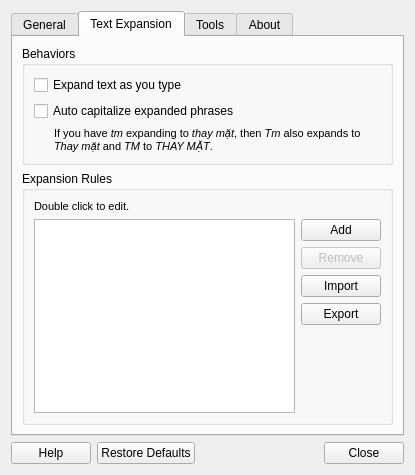
<?xml version="1.0" encoding="UTF-8"?>
<ui version="4.0">
 <class>Form</class>
 <widget class="QWidget" name="Form">
  <property name="geometry">
   <rect>
    <x>0</x>
    <y>0</y>
    <width>415</width>
    <height>471</height>
   </rect>
  </property>
  <property name="windowTitle">
   <string>BoGo Settings</string>
  </property>
  <layout class="QVBoxLayout" name="verticalLayout">
   <item>
    <widget class="QTabWidget" name="aboutPage">
     <property name="sizePolicy">
      <sizepolicy hsizetype="MinimumExpanding" vsizetype="MinimumExpanding">
       <horstretch>0</horstretch>
       <verstretch>0</verstretch>
      </sizepolicy>
     </property>
     <property name="tabPosition">
      <enum>QTabWidget::North</enum>
     </property>
     <property name="tabShape">
      <enum>QTabWidget::Rounded</enum>
     </property>
     <property name="currentIndex">
      <number>1</number>
     </property>
     <property name="usesScrollButtons">
      <bool>true</bool>
     </property>
     <property name="documentMode">
      <bool>false</bool>
     </property>
     <property name="tabsClosable">
      <bool>false</bool>
     </property>
     <property name="movable">
      <bool>false</bool>
     </property>
     <widget class="QWidget" name="generalTab">
      <attribute name="title">
       <string>General</string>
      </attribute>
      <layout class="QVBoxLayout" name="verticalLayout_10">
       <item>
        <layout class="QFormLayout" name="formLayout">
         <item row="0" column="0">
          <widget class="QLabel" name="inputMethodLabel">
           <property name="text">
            <string>Input &amp;Method:</string>
           </property>
           <property name="buddy">
            <cstring>inputMethodComboBox</cstring>
           </property>
          </widget>
         </item>
         <item row="1" column="0">
          <widget class="QLabel" name="outputCharsetLabel">
           <property name="text">
            <string>&amp;Output Charset:</string>
           </property>
           <property name="buddy">
            <cstring>charsetComboBox</cstring>
           </property>
          </widget>
         </item>
         <item row="0" column="1">
          <widget class="QComboBox" name="inputMethodComboBox"/>
         </item>
         <item row="1" column="1">
          <widget class="QComboBox" name="charsetComboBox"/>
         </item>
         <item row="2" column="0">
          <widget class="QLabel" name="enableSpellcheckingLabel">
           <property name="text">
            <string>Skip non-Vietnamese:</string>
           </property>
          </widget>
         </item>
         <item row="2" column="1">
          <widget class="QCheckBox" name="skipNonVNCheckBox"/>
         </item>
        </layout>
       </item>
       <item>
        <spacer name="verticalSpacer_2">
         <property name="orientation">
          <enum>Qt::Vertical</enum>
         </property>
         <property name="sizeHint" stdset="0">
          <size>
           <width>357</width>
           <height>0</height>
          </size>
         </property>
        </spacer>
       </item>
       <item>
        <widget class="Line" name="line">
         <property name="orientation">
          <enum>Qt::Horizontal</enum>
         </property>
        </widget>
       </item>
       <item>
        <layout class="QGridLayout" name="gridLayout">
         <item row="0" column="1">
          <widget class="QComboBox" name="guiLanguageComboBox"/>
         </item>
         <item row="0" column="2">
          <spacer name="horizontalSpacer_2">
           <property name="orientation">
            <enum>Qt::Horizontal</enum>
           </property>
           <property name="sizeHint" stdset="0">
            <size>
             <width>40</width>
             <height>20</height>
            </size>
           </property>
          </spacer>
         </item>
         <item row="0" column="0">
          <widget class="QLabel" name="gUILanguageLabel">
           <property name="text">
            <string>GUI Language:</string>
           </property>
           <property name="buddy">
            <cstring>guiLanguageComboBox</cstring>
           </property>
          </widget>
         </item>
        </layout>
       </item>
      </layout>
     </widget>
     <widget class="QWidget" name="abbrTab">
      <attribute name="title">
       <string>Text Expansion</string>
      </attribute>
      <layout class="QVBoxLayout" name="verticalLayout_5">
       <item>
        <widget class="QGroupBox" name="groupBox_3">
         <property name="title">
          <string>Behaviors</string>
         </property>
         <layout class="QVBoxLayout" name="verticalLayout_6">
          <item>
           <widget class="QCheckBox" name="enableAbbrCheckBox">
            <property name="enabled">
             <bool>true</bool>
            </property>
            <property name="text">
             <string>Expand text as you type</string>
            </property>
           </widget>
          </item>
          <item>
           <widget class="QCheckBox" name="autocapCheckBox">
            <property name="enabled">
             <bool>true</bool>
            </property>
            <property name="text">
             <string>Auto capitalize expanded phrases</string>
            </property>
            <property name="checkable">
             <bool>true</bool>
            </property>
           </widget>
          </item>
          <item>
           <widget class="QLabel" name="label_3">
            <property name="font">
             <font>
              <pointsize>8</pointsize>
             </font>
            </property>
            <property name="text">
             <string>&lt;html&gt;&lt;head/&gt;&lt;body&gt;&lt;p&gt;If you have &lt;span style=&quot; font-style:italic;&quot;&gt;tm&lt;/span&gt; expanding to &lt;span style=&quot; font-style:italic;&quot;&gt;thay mặt&lt;/span&gt;, then &lt;span style=&quot; font-style:italic;&quot;&gt;Tm&lt;/span&gt; also expands to &lt;span style=&quot; font-style:italic;&quot;&gt;Thay mặt&lt;/span&gt; and &lt;span style=&quot; font-style:italic;&quot;&gt;TM&lt;/span&gt; to &lt;span style=&quot; font-style:italic;&quot;&gt;THAY MẶT&lt;/span&gt;.&lt;/p&gt;&lt;/body&gt;&lt;/html&gt;</string>
            </property>
            <property name="wordWrap">
             <bool>true</bool>
            </property>
            <property name="margin">
             <number>0</number>
            </property>
            <property name="indent">
             <number>20</number>
            </property>
           </widget>
          </item>
         </layout>
        </widget>
       </item>
       <item>
        <widget class="QGroupBox" name="ruleEditorGroupBox">
         <property name="enabled">
          <bool>true</bool>
         </property>
         <property name="sizePolicy">
          <sizepolicy hsizetype="MinimumExpanding" vsizetype="Preferred">
           <horstretch>0</horstretch>
           <verstretch>0</verstretch>
          </sizepolicy>
         </property>
         <property name="title">
          <string>Expansion Rules</string>
         </property>
         <layout class="QVBoxLayout" name="verticalLayout_4">
          <item>
           <widget class="QLabel" name="label_4">
            <property name="enabled">
             <bool>true</bool>
            </property>
            <property name="font">
             <font>
              <pointsize>8</pointsize>
             </font>
            </property>
            <property name="text">
             <string>Double click to edit.</string>
            </property>
           </widget>
          </item>
          <item>
           <layout class="QGridLayout" name="gridLayout_2">
            <item row="1" column="4">
             <widget class="QPushButton" name="addButton">
              <property name="sizePolicy">
               <sizepolicy hsizetype="Minimum" vsizetype="Fixed">
                <horstretch>0</horstretch>
                <verstretch>0</verstretch>
               </sizepolicy>
              </property>
              <property name="text">
               <string>Add</string>
              </property>
             </widget>
            </item>
            <item row="4" column="4">
             <widget class="QPushButton" name="exportButton">
              <property name="enabled">
               <bool>true</bool>
              </property>
              <property name="sizePolicy">
               <sizepolicy hsizetype="Minimum" vsizetype="Fixed">
                <horstretch>0</horstretch>
                <verstretch>0</verstretch>
               </sizepolicy>
              </property>
              <property name="text">
               <string>Export</string>
              </property>
             </widget>
            </item>
            <item row="2" column="4">
             <widget class="QPushButton" name="removeButton">
              <property name="enabled">
               <bool>false</bool>
              </property>
              <property name="sizePolicy">
               <sizepolicy hsizetype="Minimum" vsizetype="Fixed">
                <horstretch>0</horstretch>
                <verstretch>0</verstretch>
               </sizepolicy>
              </property>
              <property name="text">
               <string>Remove</string>
              </property>
             </widget>
            </item>
            <item row="3" column="4">
             <widget class="QPushButton" name="importButton">
              <property name="enabled">
               <bool>true</bool>
              </property>
              <property name="sizePolicy">
               <sizepolicy hsizetype="Minimum" vsizetype="Fixed">
                <horstretch>0</horstretch>
                <verstretch>0</verstretch>
               </sizepolicy>
              </property>
              <property name="text">
               <string>Import</string>
              </property>
             </widget>
            </item>
            <item row="5" column="4">
             <spacer name="verticalSpacer_3">
              <property name="orientation">
               <enum>Qt::Vertical</enum>
              </property>
              <property name="sizeHint" stdset="0">
               <size>
                <width>20</width>
                <height>40</height>
               </size>
              </property>
             </spacer>
            </item>
            <item row="1" column="0" rowspan="5" colspan="4">
             <widget class="QTableWidget" name="abbrTable">
              <property name="sizePolicy">
               <sizepolicy hsizetype="MinimumExpanding" vsizetype="MinimumExpanding">
                <horstretch>0</horstretch>
                <verstretch>0</verstretch>
               </sizepolicy>
              </property>
             </widget>
            </item>
           </layout>
          </item>
         </layout>
        </widget>
       </item>
      </layout>
     </widget>
     <widget class="QWidget" name="toolsTab">
      <property name="enabled">
       <bool>true</bool>
      </property>
      <attribute name="title">
       <string>Tools</string>
      </attribute>
      <layout class="QVBoxLayout" name="verticalLayout_2">
       <item>
        <widget class="QGroupBox" name="groupBox">
         <property name="title">
          <string>Charset converter</string>
         </property>
         <property name="checkable">
          <bool>false</bool>
         </property>
         <layout class="QVBoxLayout" name="verticalLayout_3">
          <property name="sizeConstraint">
           <enum>QLayout::SetDefaultConstraint</enum>
          </property>
          <item>
           <widget class="QLabel" name="label">
            <property name="text">
             <string>Copy some text, choose the source encoding and the destination encoding and press &quot;Convert&quot;. Then paste back.</string>
            </property>
            <property name="scaledContents">
             <bool>false</bool>
            </property>
            <property name="wordWrap">
             <bool>true</bool>
            </property>
           </widget>
          </item>
          <item>
           <layout class="QHBoxLayout" name="horizontalLayout_2">
            <item>
             <widget class="QComboBox" name="sourceCharsetCombo"/>
            </item>
            <item>
             <widget class="QLabel" name="label_2">
              <property name="sizePolicy">
               <sizepolicy hsizetype="Minimum" vsizetype="Preferred">
                <horstretch>0</horstretch>
                <verstretch>0</verstretch>
               </sizepolicy>
              </property>
              <property name="text">
               <string notr="true">→</string>
              </property>
              <property name="scaledContents">
               <bool>false</bool>
              </property>
              <property name="textInteractionFlags">
               <set>Qt::NoTextInteraction</set>
              </property>
             </widget>
            </item>
            <item>
             <widget class="QComboBox" name="destCharsetCombo">
              <property name="enabled">
               <bool>false</bool>
              </property>
              <item>
               <property name="text">
                <string>UTF-8</string>
               </property>
              </item>
             </widget>
            </item>
            <item>
             <widget class="Line" name="line_2">
              <property name="orientation">
               <enum>Qt::Vertical</enum>
              </property>
             </widget>
            </item>
            <item>
             <widget class="QPushButton" name="convertButton">
              <property name="text">
               <string>Convert</string>
              </property>
              <property name="flat">
               <bool>false</bool>
              </property>
             </widget>
            </item>
            <item>
             <spacer name="horizontalSpacer">
              <property name="orientation">
               <enum>Qt::Horizontal</enum>
              </property>
              <property name="sizeHint" stdset="0">
               <size>
                <width>40</width>
                <height>20</height>
               </size>
              </property>
             </spacer>
            </item>
           </layout>
          </item>
         </layout>
        </widget>
       </item>
       <item>
        <spacer name="verticalSpacer">
         <property name="orientation">
          <enum>Qt::Vertical</enum>
         </property>
         <property name="sizeHint" stdset="0">
          <size>
           <width>20</width>
           <height>40</height>
          </size>
         </property>
        </spacer>
       </item>
      </layout>
     </widget>
     <widget class="QWidget" name="tab">
      <attribute name="title">
       <string>About</string>
      </attribute>
      <layout class="QVBoxLayout" name="verticalLayout_7">
       <item>
        <layout class="QGridLayout" name="gridLayout_3">
         <item row="0" column="2">
          <widget class="QLabel" name="infoLabel">
           <property name="text">
            <string extracomment="{version} is a Python placeholder.">&lt;html&gt;&lt;head/&gt;&lt;body&gt;&lt;p&gt;&lt;span style=&quot; font-weight:600;&quot;&gt;IBus BoGo&lt;/span&gt;&lt;/p&gt;&lt;p&gt;&lt;span style=&quot; font-size:8pt;&quot;&gt;Version {version} | &lt;/span&gt;&lt;a href=&quot;http://bogoengine.github.io/&quot;&gt;&lt;span style=&quot; text-decoration: underline; color:#0000ff;&quot;&gt;Visit homepage&lt;/span&gt;&lt;/a&gt;&lt;/p&gt;&lt;/body&gt;&lt;/html&gt;</string>
           </property>
           <property name="alignment">
            <set>Qt::AlignLeading|Qt::AlignLeft|Qt::AlignTop</set>
           </property>
           <property name="wordWrap">
            <bool>true</bool>
           </property>
           <property name="openExternalLinks">
            <bool>true</bool>
           </property>
          </widget>
         </item>
         <item row="0" column="1">
          <widget class="QLabel" name="logoLabel">
           <property name="sizePolicy">
            <sizepolicy hsizetype="Fixed" vsizetype="Fixed">
             <horstretch>0</horstretch>
             <verstretch>0</verstretch>
            </sizepolicy>
           </property>
           <property name="minimumSize">
            <size>
             <width>48</width>
             <height>48</height>
            </size>
           </property>
           <property name="text">
            <string/>
           </property>
          </widget>
         </item>
         <item row="1" column="2">
          <widget class="QTextBrowser" name="textBrowser">
           <property name="readOnly">
            <bool>true</bool>
           </property>
           <property name="html">
            <string>&lt;!DOCTYPE HTML PUBLIC &quot;-//W3C//DTD HTML 4.0//EN&quot; &quot;http://www.w3.org/TR/REC-html40/strict.dtd&quot;&gt;
&lt;html&gt;&lt;head&gt;&lt;meta name=&quot;qrichtext&quot; content=&quot;1&quot; /&gt;&lt;style type=&quot;text/css&quot;&gt;
p, li { white-space: pre-wrap; }
&lt;/style&gt;&lt;/head&gt;&lt;body style=&quot; font-family:'Sans'; font-size:10pt; font-weight:400; font-style:normal;&quot;&gt;
&lt;p style=&quot; margin-top:0px; margin-bottom:0px; margin-left:0px; margin-right:0px; -qt-block-indent:0; text-indent:0px;&quot;&gt;IBus BoGo is a Vietnamese input engine targeting &lt;a href=&quot;http://code.google.com/p/ibus/&quot;&gt;&lt;span style=&quot; text-decoration: underline; color:#0000ff;&quot;&gt;IBus&lt;/span&gt;&lt;/a&gt;&lt;span style=&quot; font-size:x-large;&quot;&gt;.&lt;/span&gt;    &lt;/p&gt;
&lt;p style=&quot; margin-top:12px; margin-bottom:12px; margin-left:0px; margin-right:0px; -qt-block-indent:0; text-indent:0px;&quot;&gt;The project is actively maintained by Trung &amp;quot;Chin&amp;quot; Ngô (&lt;a href=&quot;https://github.com/lewtds/&quot;&gt;&lt;span style=&quot; text-decoration: underline; color:#0000ff;&quot;&gt;@lewtds&lt;/span&gt;&lt;/a&gt; on Github), with supports and contributions from:    &lt;/p&gt;
&lt;ul style=&quot;margin-top: 0px; margin-bottom: 0px; margin-left: 0px; margin-right: 0px; -qt-list-indent: 1;&quot;&gt;&lt;li style=&quot; margin-top:12px; margin-bottom:0px; margin-left:0px; margin-right:0px; -qt-block-indent:0; text-indent:0px;&quot;&gt;&lt;a href=&quot;https://github.com/CMPITG&quot;&gt;&lt;span style=&quot; text-decoration: underline; color:#0000ff;&quot;&gt;Nguyễn Hà Dương&lt;/span&gt;&lt;/a&gt;&lt;/li&gt;
&lt;li style=&quot; margin-top:0px; margin-bottom:0px; margin-left:0px; margin-right:0px; -qt-block-indent:0; text-indent:0px;&quot;&gt;&lt;a href=&quot;https://github.com/haqduong&quot;&gt;&lt;span style=&quot; text-decoration: underline; color:#0000ff;&quot;&gt;Hà Quang Dương&lt;/span&gt;&lt;/a&gt;&lt;/li&gt;
&lt;li style=&quot; margin-top:0px; margin-bottom:0px; margin-left:0px; margin-right:0px; -qt-block-indent:0; text-indent:0px;&quot;&gt;&lt;a href=&quot;https://github.com/hainp&quot;&gt;&lt;span style=&quot; text-decoration: underline; color:#0000ff;&quot;&gt;Nguyễn Phan Hải&lt;/span&gt;&lt;/a&gt;&lt;/li&gt;
&lt;li style=&quot; margin-top:0px; margin-bottom:0px; margin-left:0px; margin-right:0px; -qt-block-indent:0; text-indent:0px;&quot;&gt;&lt;a href=&quot;https://github.com/phaikawl&quot;&gt;&lt;span style=&quot; text-decoration: underline; color:#0000ff;&quot;&gt;Nguyễn Thành Hải&lt;/span&gt;&lt;/a&gt;&lt;/li&gt;
&lt;li style=&quot; margin-top:0px; margin-bottom:0px; margin-left:0px; margin-right:0px; -qt-block-indent:0; text-indent:0px;&quot;&gt;&lt;a href=&quot;https://github.com/NgoHuy&quot;&gt;&lt;span style=&quot; text-decoration: underline; color:#0000ff;&quot;&gt;Ngô Huy&lt;/span&gt;&lt;/a&gt;&lt;/li&gt;
&lt;li style=&quot; margin-top:0px; margin-bottom:0px; margin-left:0px; margin-right:0px; -qt-block-indent:0; text-indent:0px;&quot;&gt;&lt;a href=&quot;https://github.com/fuzzysource&quot;&gt;&lt;span style=&quot; text-decoration: underline; color:#0000ff;&quot;&gt;Đàm Tiến Long&lt;/span&gt;&lt;/a&gt;&lt;/li&gt;
&lt;li style=&quot; margin-top:0px; margin-bottom:0px; margin-left:0px; margin-right:0px; -qt-block-indent:0; text-indent:0px;&quot;&gt;&lt;a href=&quot;https://github.com/Narga&quot;&gt;&lt;span style=&quot; text-decoration: underline; color:#0000ff;&quot;&gt;Nguyễn Đình Quân&lt;/span&gt;&lt;/a&gt;&lt;/li&gt;
&lt;li style=&quot; margin-top:0px; margin-bottom:0px; margin-left:0px; margin-right:0px; -qt-block-indent:0; text-indent:0px;&quot;&gt;&lt;a href=&quot;https://github.com/sokomo&quot;&gt;&lt;span style=&quot; text-decoration: underline; color:#0000ff;&quot;&gt;Duc Tran&lt;/span&gt;&lt;/a&gt; (a.k.a. kitarousa)      &lt;/li&gt;
&lt;li style=&quot; margin-top:0px; margin-bottom:12px; margin-left:0px; margin-right:0px; -qt-block-indent:0; text-indent:0px;&quot;&gt;&lt;a href=&quot;https://github.com/tuanta&quot;&gt;&lt;span style=&quot; text-decoration: underline; color:#0000ff;&quot;&gt;Trương Anh Tuấn&lt;/span&gt;&lt;/a&gt;&lt;/li&gt;&lt;/ul&gt;
&lt;p style=&quot; margin-top:12px; margin-bottom:12px; margin-left:0px; margin-right:0px; -qt-block-indent:0; text-indent:0px;&quot;&gt;in one way or another.&lt;/p&gt;
&lt;p style=&quot; margin-top:12px; margin-bottom:12px; margin-left:0px; margin-right:0px; -qt-block-indent:0; text-indent:0px;&quot;&gt;&lt;span style=&quot; font-weight:600;&quot;&gt;IBus BoGo&lt;/span&gt; is &lt;a href=&quot;http://en.wikipedia.org/wiki/Free_and_open_source_software&quot;&gt;&lt;span style=&quot; text-decoration: underline; color:#0000ff;&quot;&gt;free and open source software&lt;/span&gt;&lt;/a&gt; and is released under the &lt;a href=&quot;http://www.gnu.org/licenses/gpl-3.0.html&quot;&gt;&lt;span style=&quot; text-decoration: underline; color:#0000ff;&quot;&gt;GNU General Public License v3.0&lt;/span&gt;&lt;/a&gt;.  &lt;/p&gt;&lt;/body&gt;&lt;/html&gt;</string>
           </property>
           <property name="textInteractionFlags">
            <set>Qt::TextBrowserInteraction</set>
           </property>
           <property name="openExternalLinks">
            <bool>true</bool>
           </property>
          </widget>
         </item>
         <item row="1" column="1">
          <spacer name="verticalSpacer_4">
           <property name="orientation">
            <enum>Qt::Vertical</enum>
           </property>
           <property name="sizeHint" stdset="0">
            <size>
             <width>20</width>
             <height>40</height>
            </size>
           </property>
          </spacer>
         </item>
        </layout>
       </item>
      </layout>
     </widget>
    </widget>
   </item>
   <item>
    <layout class="QHBoxLayout" name="horizontalLayout_3">
     <item>
      <widget class="QPushButton" name="helpButton">
       <property name="text">
        <string>Help</string>
       </property>
      </widget>
     </item>
     <item>
      <widget class="QPushButton" name="resetButton">
       <property name="text">
        <string>Restore Defaults</string>
       </property>
      </widget>
     </item>
     <item>
      <spacer name="horizontalSpacer_3">
       <property name="orientation">
        <enum>Qt::Horizontal</enum>
       </property>
       <property name="sizeHint" stdset="0">
        <size>
         <width>40</width>
         <height>20</height>
        </size>
       </property>
      </spacer>
     </item>
     <item>
      <widget class="QPushButton" name="closeButton">
       <property name="text">
        <string>Close</string>
       </property>
      </widget>
     </item>
    </layout>
   </item>
  </layout>
 </widget>
 <resources/>
 <connections/>
</ui>
